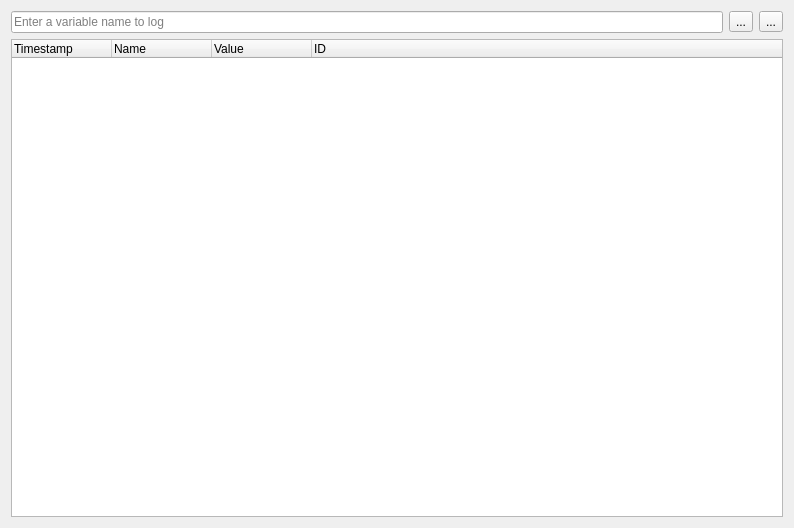
<?xml version="1.0" encoding="UTF-8"?>
<ui version="4.0">
 <class>SeerVariableLoggerBrowserWidgetForm</class>
 <widget class="QWidget" name="SeerVariableLoggerBrowserWidgetForm">
  <property name="geometry">
   <rect>
    <x>0</x>
    <y>0</y>
    <width>794</width>
    <height>528</height>
   </rect>
  </property>
  <property name="windowTitle">
   <string>Form</string>
  </property>
  <layout class="QGridLayout" name="gridLayout">
   <item row="0" column="0">
    <layout class="QHBoxLayout" name="horizontalLayout">
     <item>
      <widget class="QHistoryLineEdit" name="variableAddLineEdit">
       <property name="toolTip">
        <string>Add a variable to the loggger.</string>
       </property>
       <property name="placeholderText">
        <string>Enter a variable name to log</string>
       </property>
       <property name="clearButtonEnabled">
        <bool>true</bool>
       </property>
      </widget>
     </item>
     <item>
      <widget class="QToolButton" name="variableDeleteToolButton">
       <property name="toolTip">
        <string>Delete selected variables.</string>
       </property>
       <property name="text">
        <string>...</string>
       </property>
       <property name="icon">
        <iconset resource="resource.qrc">
         <normaloff>:/seer/resources/RelaxLightIcons/list-remove.svg</normaloff>:/seer/resources/RelaxLightIcons/list-remove.svg</iconset>
       </property>
      </widget>
     </item>
     <item>
      <widget class="QToolButton" name="variableDeleteAllToolButton">
       <property name="toolTip">
        <string>Delete all variables.</string>
       </property>
       <property name="text">
        <string>...</string>
       </property>
       <property name="icon">
        <iconset resource="resource.qrc">
         <normaloff>:/seer/resources/RelaxLightIcons/edit-delete.svg</normaloff>:/seer/resources/RelaxLightIcons/edit-delete.svg</iconset>
       </property>
      </widget>
     </item>
    </layout>
   </item>
   <item row="1" column="0">
    <widget class="QTreeWidget" name="variablesTreeWidget">
     <property name="columnCount">
      <number>4</number>
     </property>
     <column>
      <property name="text">
       <string>Timestamp</string>
      </property>
     </column>
     <column>
      <property name="text">
       <string>Name</string>
      </property>
     </column>
     <column>
      <property name="text">
       <string>Value</string>
      </property>
     </column>
     <column>
      <property name="text">
       <string>ID</string>
      </property>
     </column>
    </widget>
   </item>
  </layout>
 </widget>
 <customwidgets>
  <customwidget>
   <class>QHistoryLineEdit</class>
   <extends>QLineEdit</extends>
   <header location="global">QHistoryLineEdit.h</header>
  </customwidget>
 </customwidgets>
 <resources>
  <include location="resource.qrc"/>
 </resources>
 <connections/>
</ui>
